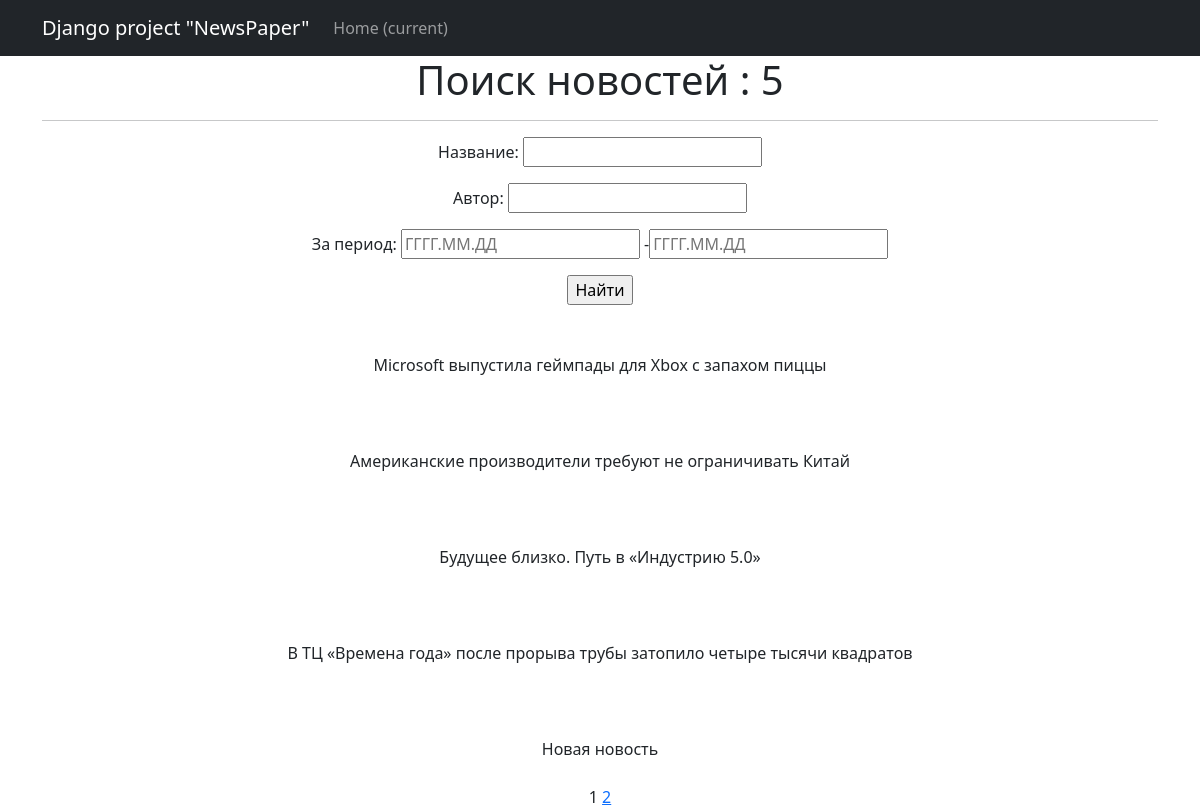
The app's page /news/search/ with its own data.
### news/models.py (models this page shows, shortened)
class Post(models.Model):
    ARTICLES = 'AT'
    NEWS = 'NW'
    post_type_list = [
        (ARTICLES, 'Статья'),
        (NEWS, 'Новость'),
    ]
    author = models.ForeignKey(Author, on_delete=models.CASCADE)
    post_type = models.CharField(max_length = 2, choices = post_type_list, default = NEWS)
    create_time = models.DateTimeField(auto_now_add = True)
    post_title = models.CharField(max_length=80)
    post_text = models.TextField(default='место для вашей рекламы')
    rating = models.IntegerField(default=0)
    categories = models.ManyToManyField(Category, through='PostCategory')

### news/views.py (the view)
# urls.py: path('news/search/', ListNewsSearch.as_view(), name='new'),
class ListNewsSearch(ListView):
    model = Post
    ordering = 'post_title'
    template_name = 'news_search_test.html'
    context_object_name = 'news_search'
    paginate_by = 5
    def get_queryset(self):
        queryset = super().get_queryset()
        self.filterset = NewsFilter(self.request.GET, queryset)
        return self.filterset.qs
    def get_context_data(self, **kwargs):
        context = super().get_context_data(**kwargs)
        context['filterset'] = self.filterset
        return context

### templates/news_search_test.html (shortened to what this page needs)
{% extends 'flatpages/default.html' %}
{% block content %}
    <h1> Поиск новостей : {{ news_search|length }} </h1>
    <hr>
    <form action="" method="get">
        {{ filterset.form.as_p }}
        <input type="submit" value="Найти" />
    </form>
    {% for new in news_search%}
    <div>
        <br>
        <br>
        {{new.post_title}}
        <br>
        <br>
    </div>
    {%endfor%}
{{ page_obj.number }}
{% if page_obj.has_next %}
    <a href="?page={{ page_obj.next_page_number }}">{{ page_obj.next_page_number }}</a>
{% endif %}
{% endblock content %}

### records on screen
Post: post_title "Microsoft выпустила геймпады для Xbox с запахом пиццы"
Post: post_title "Американские производители требуют не ограничивать Китай"
Post: post_title "Будущее близко. Путь в «Индустрию 5.0»"
Post: post_title "В ТЦ «Времена года» после прорыва трубы затопило четыре тысячи квадратов"
Post: post_title "Новая новость"

### other values on screen
{{ news_search|length }} "5"
{{ page_obj.number }} "1"
{{ page_obj.next_page_number }} "2"
